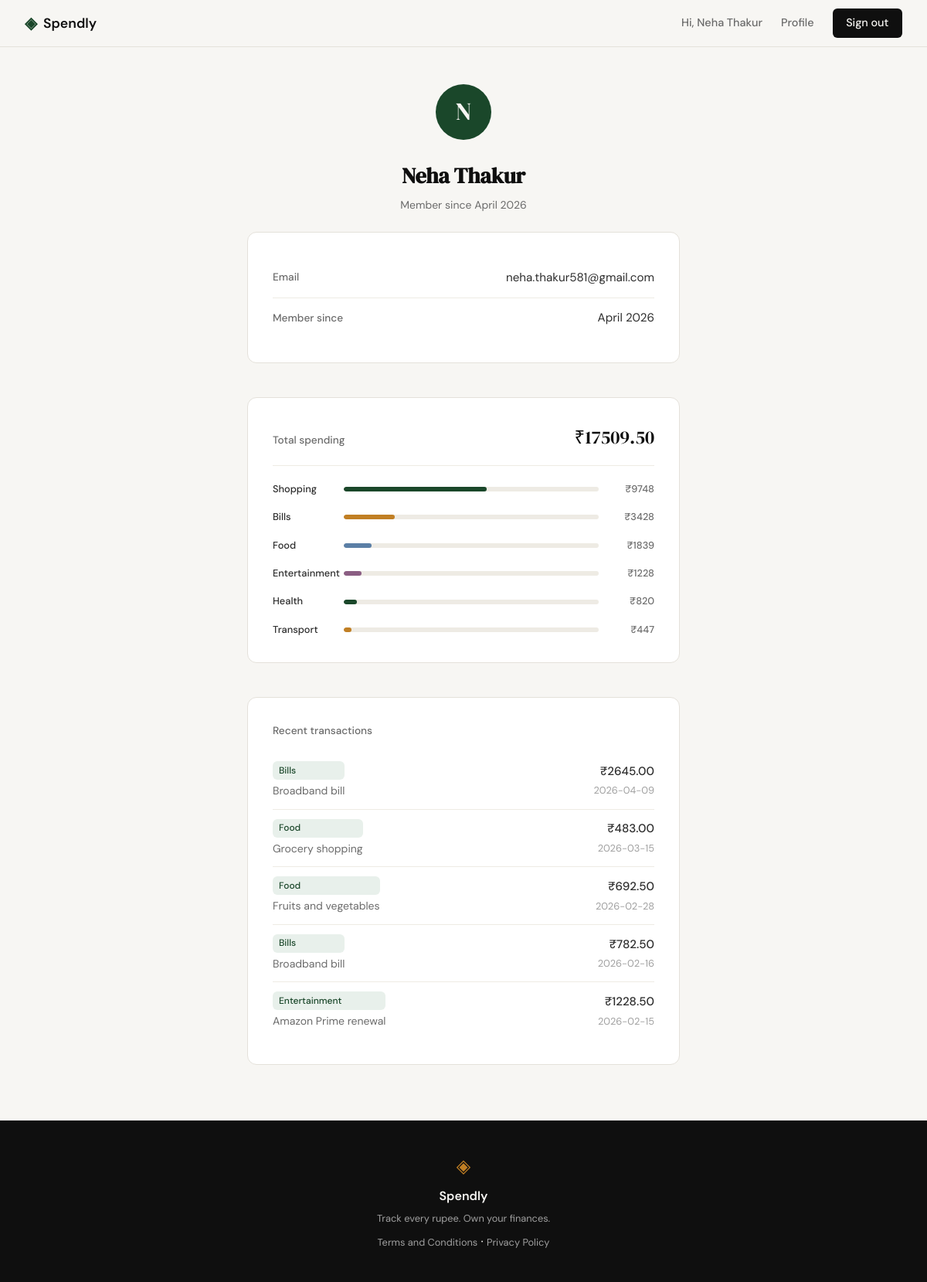
Screenshot of /profile (signed in) with the database file from the repository.
### tables this page shows
CREATE TABLE users (
                id            INTEGER PRIMARY KEY AUTOINCREMENT,
                name          TEXT    NOT NULL,
                email         TEXT    NOT NULL UNIQUE,
                password_hash TEXT    NOT NULL,
                created_at    TEXT    DEFAULT (datetime('now'))
            );

CREATE TABLE expenses (
                id          INTEGER PRIMARY KEY AUTOINCREMENT,
                user_id     INTEGER NOT NULL REFERENCES users(id),
                amount      REAL    NOT NULL,
                category    TEXT    NOT NULL,
                date        TEXT    NOT NULL,
                description TEXT,
                created_at  TEXT    DEFAULT (datetime('now'))
            );

### app.py (the view)
@app.route("/profile")
def profile():
    if not session.get("user_id"):
        return redirect(url_for("login"))
    db = get_db()
    user = db.execute(
        "SELECT name, email, created_at FROM users WHERE id = ?",
        (session["user_id"],)
    ).fetchone()
    if user is None:
        session.clear()
        return redirect(url_for("login"))
    member_since = datetime.strptime(user["created_at"][:10], "%Y-%m-%d").strftime("%B %Y")
    total_spent = db.execute(
        "SELECT COALESCE(SUM(amount), 0) FROM expenses WHERE user_id = ?",
        (session["user_id"],)
    ).fetchone()[0]
    cat_rows = db.execute(
        "SELECT category, SUM(amount) as total FROM expenses WHERE user_id = ?"
        " GROUP BY category ORDER BY total DESC",
        (session["user_id"],)
    ).fetchall()
    categories = [
        {
            "name": r["category"],
            "total": r["total"],
            "pct": round(r["total"] / total_spent * 100) if total_spent else 0,
        }
        for r in cat_rows
    ]
    recent = db.execute(
        "SELECT amount, category, date, description FROM expenses"
        " WHERE user_id = ? ORDER BY date DESC LIMIT 5",
        (session["user_id"],)
    ).fetchall()
    return render_template("profile.html",
        user=user,
        member_since=member_since,
        total_spent=total_spent,
        categories=categories,
        recent=recent,
    )

### database/db.py (called while the page is built)
def get_db():
    conn = sqlite3.connect(DB_PATH)
    conn.row_factory = sqlite3.Row
    conn.execute("PRAGMA foreign_keys = ON")
    return conn

### templates/profile.html (shortened to what this page needs)
{% extends "base.html" %}
{% block content %}
<section class="profile-page">
    <div class="profile-wrap">
        <div class="profile-head">
            <div class="profile-avatar">{{ user.name[0].upper() }}</div>
            <h1 class="profile-name">{{ user.name }}</h1>
            <p class="profile-since">Member since {{ member_since }}</p>
        </div>
        <div class="auth-card">
            <div class="profile-field">
                <span class="profile-label">Email</span>
                <span class="profile-value">{{ user.email }}</span>
            </div>
            <div class="profile-field profile-field--last">
                <span class="profile-label">Member since</span>
                <span class="profile-value">{{ member_since }}</span>
            </div>
        </div>
        {% if categories %}
        <div class="auth-card">
            <div class="profile-spend-header">
                <span class="profile-label">Total spending</span>
                <span class="profile-spend-total">&#8377;{{ "%.2f"|format(total_spent) }}</span>
            </div>
            {% set bar_mods = ['', ' mock-bar-2', ' mock-bar-3', ' mock-bar-4'] %}
            <div class="mock-bars">
                {% for cat in categories %}
                <div class="mock-bar-row">
                    <span class="mock-cat">{{ cat.name }}</span>
                    <div class="mock-bar-track">
                        <div class="mock-bar{{ bar_mods[loop.index0 % 4] }}" style="width: {{ cat.pct }}%"></div>
                    </div>
                    <span class="mock-amt">&#8377;{{ "%.0f"|format(cat.total) }}</span>
                </div>
                {% endfor %}
            </div>
        </div>
        {% endif %}
        {% if recent %}
        <div class="auth-card">
            <p class="profile-section-label">Recent transactions</p>
            <div class="txn-list">
                {% for txn in recent %}
                <div class="txn-row{% if loop.last %} txn-row--last{% endif %}">
                    <div class="txn-left">
                        <span class="txn-cat">{{ txn.category }}</span>
                        <span class="txn-desc">{{ txn.description or '—' }}</span>
                    </div>
                    <div class="txn-right">
                        <span class="txn-amt">&#8377;{{ "%.2f"|format(txn.amount) }}</span>
                        <span class="txn-date">{{ txn.date }}</span>
                    </div>
                </div>
                {% endfor %}
            </div>
        </div>
        {% endif %}
    </div>
</section>
{% endblock %}

### templates/base.html (shortened to what this page needs)
<!DOCTYPE html>
<html lang="en">
<head>
    <link rel="stylesheet" href="{{ url_for('static', filename='css/style.css') }}">
</head>
<body>
    <nav class="navbar">
        <div class="nav-inner">
            <a href="{{ url_for('landing') }}" class="nav-brand">
                <span class="brand-icon">◈</span>
                <span class="brand-name">Spendly</span>
            </a>
            <div class="nav-links">
                {% if session.get('user_id') %}
                    <span class="nav-greeting">Hi, {{ session['user_name'] }}</span>
                    <a href="{{ url_for('profile') }}">Profile</a>
                    <a href="{{ url_for('logout') }}" class="nav-cta">Sign out</a>
                {% else %}
                    <a href="{{ url_for('login') }}">Sign in</a>
                    <a href="{{ url_for('register') }}" class="nav-cta">Get started</a>
                {% endif %}
            </div>
        </div>
    </nav>
    <main class="main-content">
        {% block content %}{% endblock %}
    </main>
    <footer class="footer">
        <div class="footer-inner">
            <span class="brand-icon">◈</span>
            <span class="footer-name">Spendly</span>
            <p class="footer-copy">Track every rupee. Own your finances.</p>
            <p><a href="/terms">Terms and Conditions</a> &middot; <a href="/privacy">Privacy Policy</a></p>
        </div>
    </footer>
</body>
</html>

### rows the page displays
users: user_name "Neha Thakur", name "N", name "Neha Thakur", email "neha.thakur581@gmail.com"
expenses: category "Bills", description "Broadband bill", amount "2645.00", date "2026-04-09"
expenses: category "Food", description "Grocery shopping", amount "483.00", date "2026-03-15"
expenses: category "Food", description "Fruits and vegetables", amount "692.50", date "2026-02-28"
expenses: category "Bills", description "Broadband bill", amount "782.50", date "2026-02-16"
expenses: category "Entertainment", description "Amazon Prime renewal", amount "1228.50", date "2026-02-15"

### other values shown
{{ member_since }} "April 2026"
{{ "%.2f"|format(total_spent) }} "17509.50"
{{ cat.name }} "Shopping" "Bills" "Food" "Entertainment" "Health" "Transport"
{{ "%.0f"|format(cat.total) }} "9748" "3428" "1839" "1228" "820" "447"
